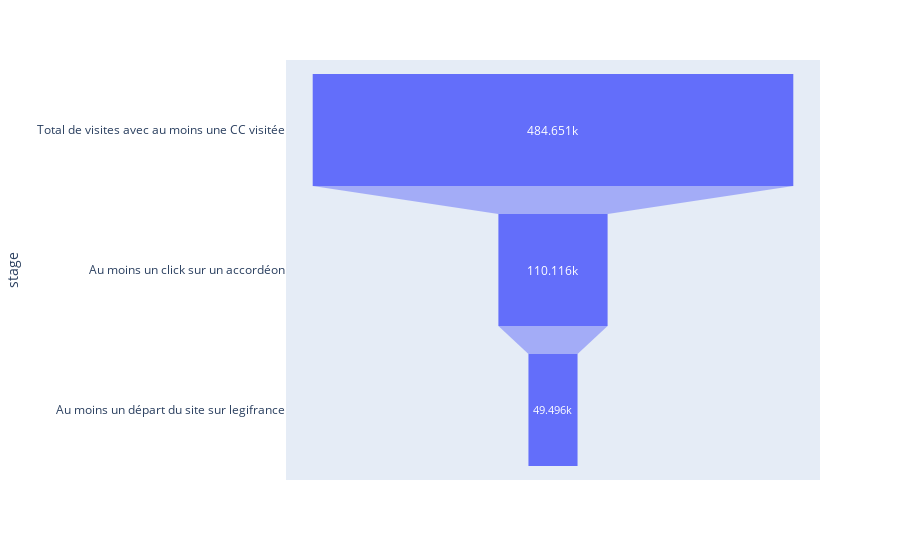

This figure's notebook cell:
### Markdown cell above
### Présentation Graphique du résultat

### Code cell
data = dict(
    number=[unique_visits, nb_clicks_pagecc_clicktheme, visits_with_clicktheme_and_outlink],
    stage=["Total de visites avec au moins une CC visitée", "Au moins un click sur un accordéon", "Au moins un départ du site sur legifrance"]
)
fig = px.funnel(data, x='number', y='stage')
fig.show()

### Figure 1 — Plotly figure (JSON) as saved in the notebook; plotly's stock layout.template omitted (floating-point values rounded to 4 significant figures)
{"data": [{"hovertemplate": "number=%{x}<br>stage=%{y}<extra></extra>", "legendgroup": "", "marker": {"color": "#636efa"}, "name": "", "orientation": "h", "showlegend": false, "type": "funnel", "x": [484651, 110116, 49496], "xaxis": "x", "y": ["Total de visites avec au moins une CC visitée", "Au moins un click sur un accordéon", "Au moins un départ du site sur legifrance"], "yaxis": "y"}], "layout": {"legend": {"tracegroupgap": 0}, "margin": {"t": 60}, "xaxis": {"anchor": "y", "domain": [0, 1], "title": {"text": "number"}}, "yaxis": {"anchor": "x", "domain": [0, 1], "title": {"text": "stage"}}}}
